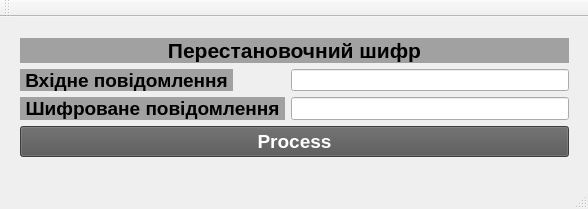
<?xml version="1.0" encoding="UTF-8"?>
<ui version="4.0">
 <class>MainWindow</class>
 <widget class="QMainWindow" name="MainWindow">
  <property name="geometry">
   <rect>
    <x>0</x>
    <y>0</y>
    <width>588</width>
    <height>209</height>
   </rect>
  </property>
  <property name="windowTitle">
   <string>MainWindow</string>
  </property>
  <widget class="QWidget" name="centralWidget">
   <widget class="QWidget" name="verticalLayoutWidget">
    <property name="geometry">
     <rect>
      <x>9</x>
      <y>10</y>
      <width>571</width>
      <height>141</height>
     </rect>
    </property>
    <layout class="QVBoxLayout" name="verticalLayout">
     <item>
      <widget class="QLabel" name="label">
       <property name="font">
        <font>
         <pointsize>16</pointsize>
         <weight>75</weight>
         <bold>true</bold>
        </font>
       </property>
       <property name="styleSheet">
        <string notr="true">background-color: rgb(161, 161, 161);</string>
       </property>
       <property name="text">
        <string>Перестановочний шифр</string>
       </property>
       <property name="alignment">
        <set>Qt::AlignCenter</set>
       </property>
      </widget>
     </item>
     <item>
      <layout class="QFormLayout" name="formLayout">
       <item row="0" column="0">
        <widget class="QLabel" name="label_2">
         <property name="font">
          <font>
           <pointsize>14</pointsize>
           <weight>75</weight>
           <bold>true</bold>
          </font>
         </property>
         <property name="styleSheet">
          <string notr="true">background-color: rgb(161, 161, 161);</string>
         </property>
         <property name="text">
          <string> Вхідне повідомлення </string>
         </property>
         <property name="alignment">
          <set>Qt::AlignCenter</set>
         </property>
        </widget>
       </item>
       <item row="0" column="1">
        <widget class="QLineEdit" name="lineEditEnter">
         <property name="font">
          <font>
           <pointsize>12</pointsize>
          </font>
         </property>
        </widget>
       </item>
       <item row="1" column="0">
        <widget class="QLabel" name="label_3">
         <property name="font">
          <font>
           <pointsize>14</pointsize>
           <weight>75</weight>
           <bold>true</bold>
          </font>
         </property>
         <property name="styleSheet">
          <string notr="true">background-color: rgb(161, 161, 161);</string>
         </property>
         <property name="text">
          <string> Шифроване повідомлення </string>
         </property>
         <property name="alignment">
          <set>Qt::AlignCenter</set>
         </property>
        </widget>
       </item>
       <item row="1" column="1">
        <widget class="QLineEdit" name="lineEditOutput">
         <property name="font">
          <font>
           <pointsize>12</pointsize>
          </font>
         </property>
        </widget>
       </item>
      </layout>
     </item>
     <item>
      <widget class="QPushButton" name="pushButton">
       <property name="font">
        <font>
         <pointsize>14</pointsize>
         <weight>75</weight>
         <bold>true</bold>
        </font>
       </property>
       <property name="styleSheet">
        <string notr="true">background-color: rgb(85, 85, 85);
color: rgb(255, 255, 255);</string>
       </property>
       <property name="text">
        <string>Process</string>
       </property>
      </widget>
     </item>
    </layout>
   </widget>
  </widget>
  <widget class="QMenuBar" name="menuBar">
   <property name="geometry">
    <rect>
     <x>0</x>
     <y>0</y>
     <width>588</width>
     <height>20</height>
    </rect>
   </property>
  </widget>
  <widget class="QToolBar" name="mainToolBar">
   <attribute name="toolBarArea">
    <enum>TopToolBarArea</enum>
   </attribute>
   <attribute name="toolBarBreak">
    <bool>false</bool>
   </attribute>
  </widget>
  <widget class="QStatusBar" name="statusBar"/>
 </widget>
 <layoutdefault spacing="6" margin="11"/>
 <resources/>
 <connections/>
</ui>
